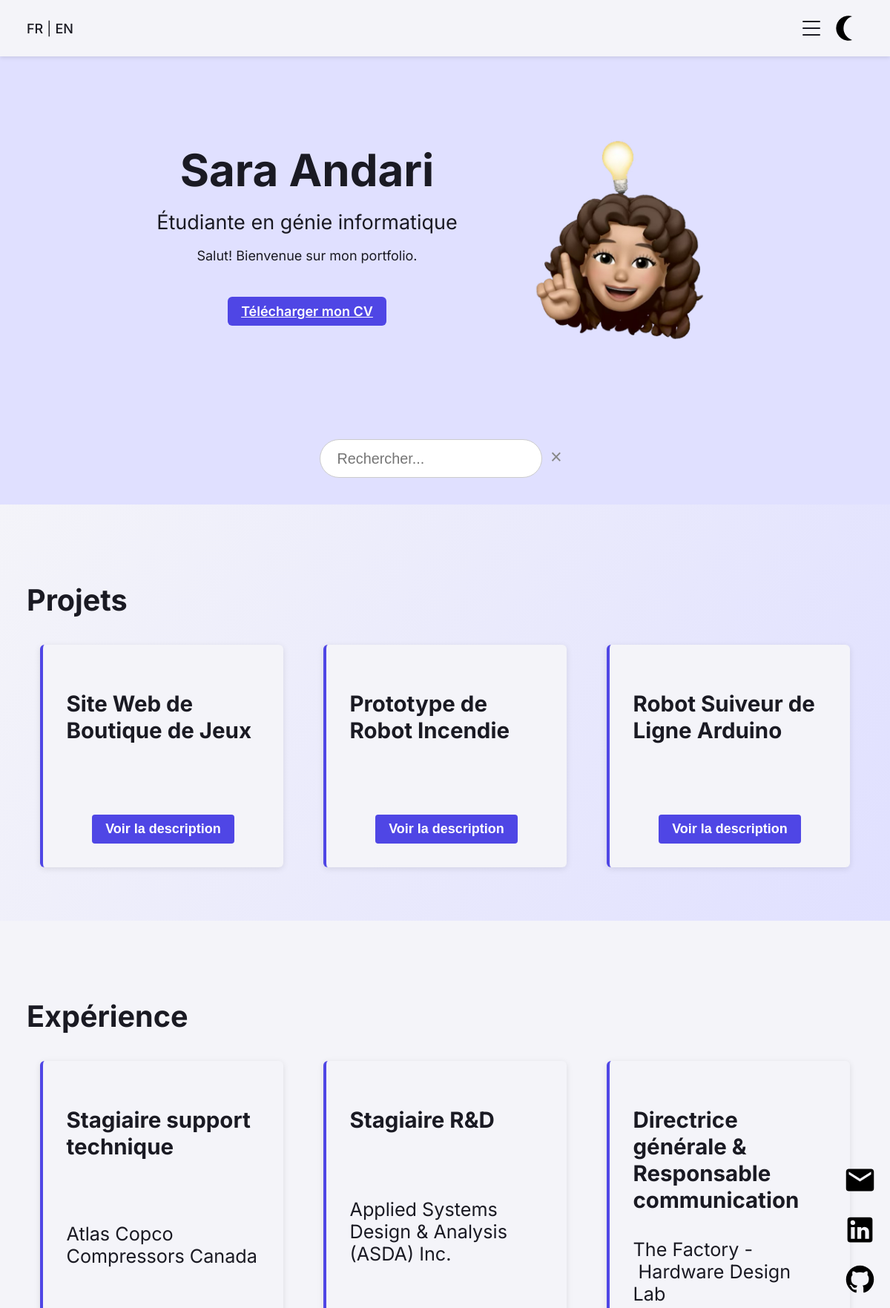
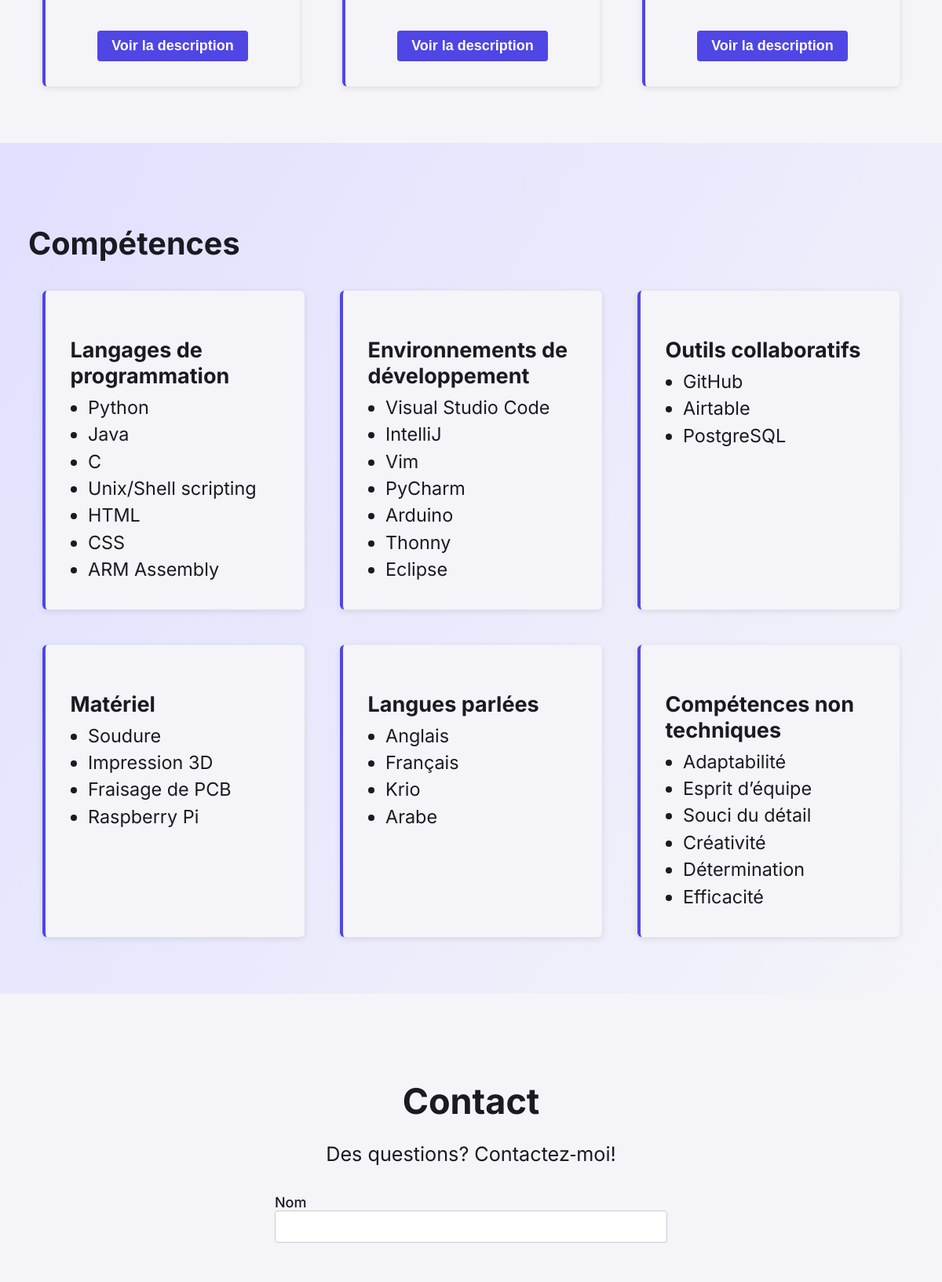
The page / (upper part) on the database its author committed (2 pictures, top to bottom).
### tables this page shows
CREATE TABLE projects (
        id INTEGER PRIMARY KEY AUTOINCREMENT,
        title_en TEXT NOT NULL,
        title_fr TEXT NOT NULL,
        description_en TEXT NOT NULL,
        description_fr TEXT NOT NULL,
        link TEXT NOT NULL
    );

### lang/trad.php (called while the page is built, shortened)
<?php
$lang = $_COOKIE['lang'] ?? 'fr';
$t = include __DIR__ . "/{$lang}.php";

### index.php (the view, shortened to what this page needs)
<?php
require_once __DIR__ . '/lang/trad.php';
$db           = Database::getInstance();
$allProjects  = $db
  ->query("SELECT * FROM projects ORDER BY id ASC")
  ->fetchAll(PDO::FETCH_ASSOC);
$search    = trim($_GET['q'] ?? '');
$projects  = $allProjects;
$name    = $_POST['name']    ?? '';
?><!DOCTYPE html>
<html lang="<?=htmlspecialchars($lang)?>">
<head>
  <link rel="stylesheet" href="assets/css/style.css">
</head>
<body>
  <?php include __DIR__ . '/includes/header.php'; ?>
  <div class="social-fixed">
    <a href="mailto:sara.andari@icloud.com" aria-label="Email">
      <img src="assets/icons/email.svg" class="icon" alt="">
    </a>
    <a href="https://www.linkedin.com/in/sara-andari" target="_blank" aria-label="LinkedIn">
      <img src="assets/icons/linkedin.svg" class="icon" alt="">
    </a>
    <a href="https://github.com/sara14and" target="_blank" aria-label="GitHub">
      <img src="assets/icons/github.svg" class="icon" alt="">
    </a>
  </div>
  <section id="hero" class="hero">
    <div class="hero-wrapper">
      <div class="hero-left">
        <h1><?= htmlspecialchars($t['welcome']) ?></h1>
        <p class="hero-subtitle"><?= htmlspecialchars($t['subtitle']) ?></p>
        <p><?= htmlspecialchars($t['hello']) ?></p>
        <a class="btn-cv hero-cv" href="SaraAndariCV2025.pdf" download>
          <?= htmlspecialchars($t['download_cv']) ?>
        </a>
      </div>
      <div class="hero-right">
        <img id="emojiFloat" src="assets/photos/memoji2.png" alt="<?= htmlspecialchars($t['welcome']) ?>">
      </div>
    </div>
  </section>
    <section id="search-bar">
    <form id="searchForm" method="GET" action="" aria-label="Global search">
      <input
        type="text"
        name="q"
        id="globalSearch"
        value="<?= htmlspecialchars($search) ?>"
        placeholder="<?= htmlspecialchars($t['search_placeholder'] ?? 'Search…') ?>"
        aria-describedby="matchInfo"
        autocomplete="off"
      >
      <button
        type="button"
        id="resetSearch"
        aria-label="<?= htmlspecialchars($t['reset_search'] ?? 'Reset search') ?>"
      >×</button>
    </form>
  </section>
  <section id="projects">
    <div class="section-wrapper">
      <h2><?= htmlspecialchars($t['nav']['projects']) ?></h2>
      <div class="projects-grid">
        <?php foreach ($projects as $p): ?>
          <div class="card" data-id="<?= $p['id'] ?>">
            <div class="card-content">
              <h3><?= htmlspecialchars($p["title_$lang"]) ?></h3>
              <button class="btn-view-desc" type="button">
                <?= htmlspecialchars($t['view_desc']) ?>
              </button>
            </div>
          </div>
        <?php endforeach; ?>
      </div>
    </div>
  </section>
  <section id="experience">
    <div class="section-wrapper">
      <h2><?=htmlspecialchars($t['nav']['experience'])?></h2>
      <div class="projects-grid">
        <?php foreach($t['experience_data'] as $key => $exp): ?>
          <div class="card" data-key="<?=htmlspecialchars($key)?>">
            <div class="card-content">
              <h3><?=htmlspecialchars($exp['role'])?></h3>
              <p><?=htmlspecialchars($exp['company'])?></p>
              <button class="btn-view-desc-exp" type="button">
                <?=htmlspecialchars($t['view_desc'])?>
              </button>
            </div>
          </div>
        <?php endforeach; ?>
      </div>
    </div>
  </section>
  <section id="skills">
    <div class="section-wrapper">
      <h2><?=htmlspecialchars($t['skills'])?></h2>
      <div class="projects-grid">
        <?php foreach($t['skills_data'] as $grp): ?>
          <div class="card">
            <div class="card-content">
              <h3><?=htmlspecialchars($grp['label'])?></h3>
              <ul>
                <?php foreach($grp['items'] as $it): ?>
                  <li><?=htmlspecialchars($it)?></li>
                <?php endforeach; ?>
              </ul>
            </div>
          </div>
        <?php endforeach; ?>
      </div>
    </div>
  </section>
  <section id="contact" class="contact">
    <div class="section-wrapper contact-wrapper">
      <h2><?= htmlspecialchars($t['nav']['contact']) ?></h2>
      <p class="contact-sub"><?= htmlspecialchars($t['contact_message']) ?></p>
      <form id="contactForm" action="#contact" method="POST" novalidate>
  <div class="field">
    <label for="name"><?= htmlspecialchars($t['form']['name']) ?></label>
    <input id="name" type="text" name="name" value="<?= htmlspecialchars($name) ?>">
    <span class="error-msg"></span>
  </div>
</form>
</body>
</html>

### includes/header.php (shortened to what this page needs)
<header class="site-header">
  <div class="nav">
    <div class="lang-switch">
      <a href="lang.php?lang=fr">FR</a> |
      <a href="lang.php?lang=en">EN</a>
    </div>
    <div class="nav-right">
    <button id="menu-toggle" aria-label="Ouvrir le menu">
    <span class="bar"></span>
    <span class="bar"></span>
    <span class="bar"></span>
    </button>
      <button id="theme-toggle"
              aria-label="<?= htmlspecialchars($t['theme_dark_label']) ?>">
      </button>
    </div>
  </div>
</header>

### rows shown on the page
projects: title_fr "Site Web de Boutique de Jeux"
projects: title_fr "Prototype de Robot Incendie"
projects: title_fr "Robot Suiveur de Ligne Arduino"

### other values the page prints
$t['welcome'] "Sara Andari"
$t['subtitle'] "Étudiante en génie informatique"
$t['hello'] "Salut! Bienvenue sur mon portfolio."
$t['download_cv'] "Télécharger mon CV"
$t['nav']['projects'] "Projets"
$t['nav']['experience'] "Expérience"
$exp['role'] "Stagiaire support technique"
$exp['company'] "Atlas Copco Compressors Canada"
$t['view_desc'] "Voir la description"
$exp['role'] "Stagiaire R&D"
$exp['company'] "Applied Systems Design & Analysis (ASDA) Inc."
$exp['role'] "Directrice générale & Responsable communication"
$exp['company'] "The Factory - Hardware Design Lab"
$t['skills'] "Compétences"
$grp['label'] "Langages de programmation"
